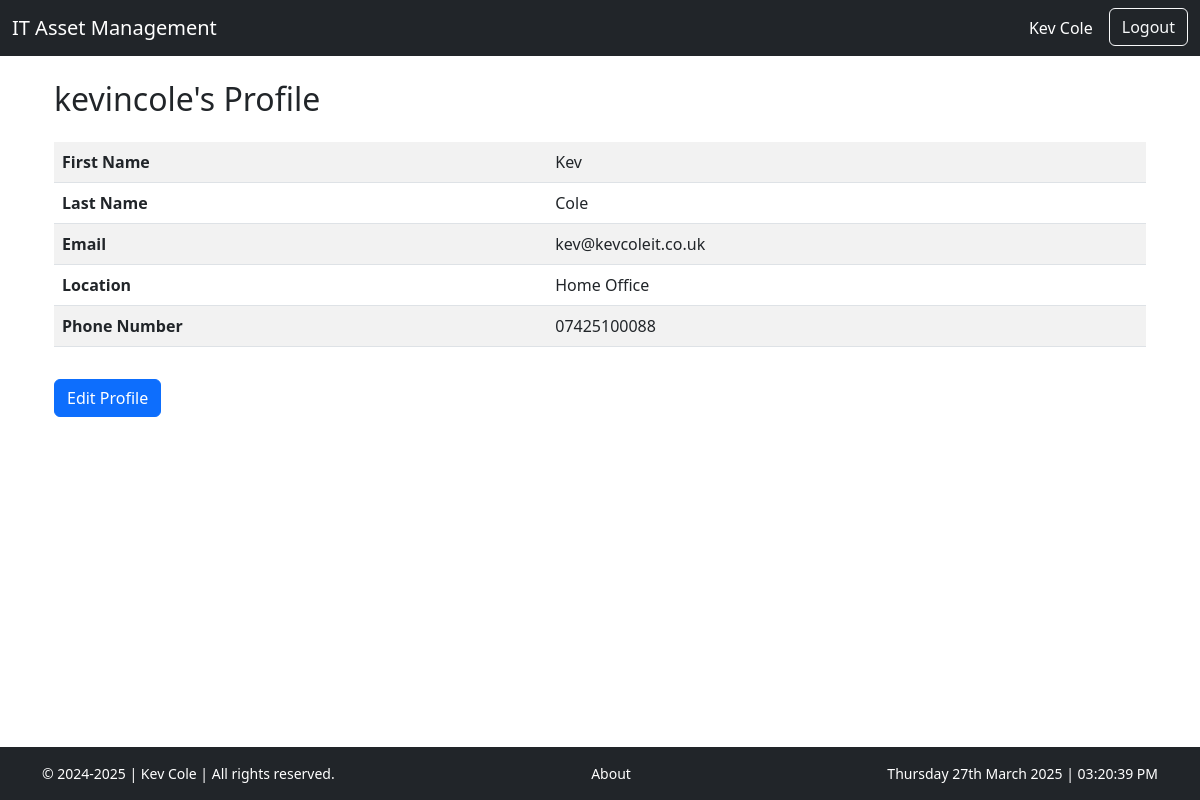
/accounts/profile/ (signed in), run on an earlier commit of the app's database.
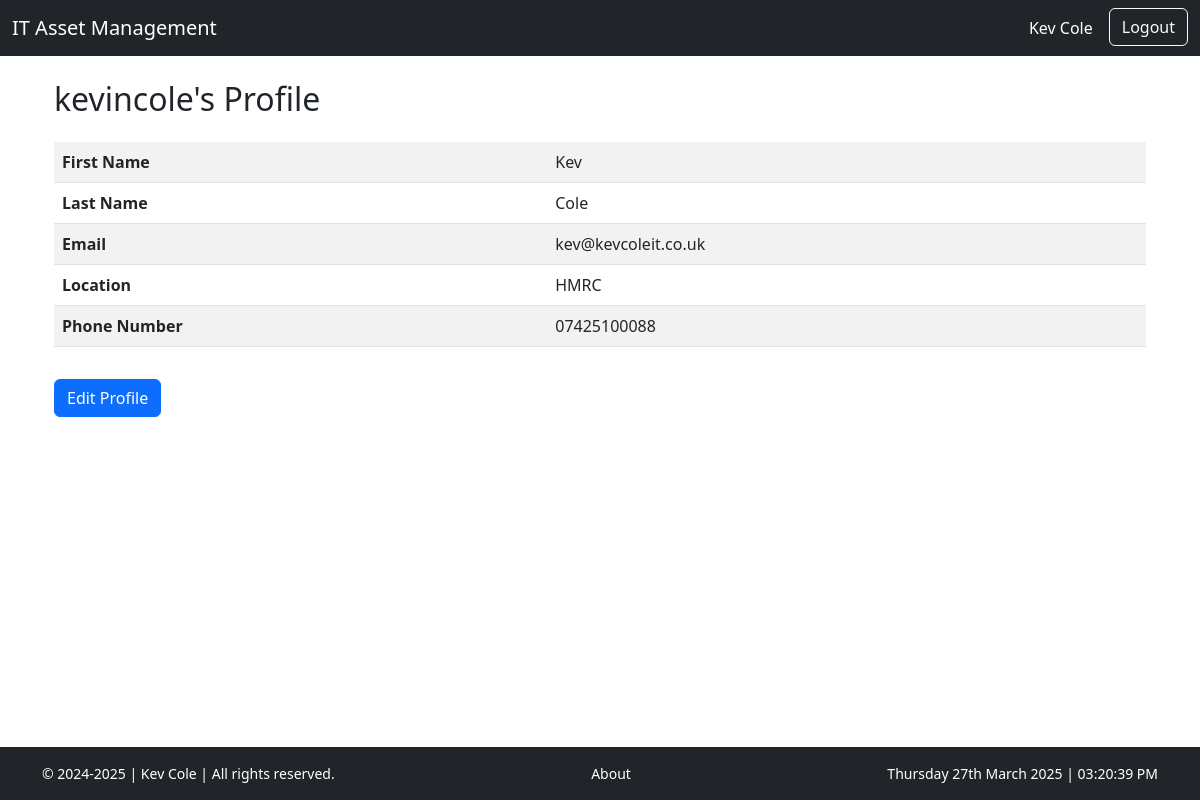
And on a later commit of the database.
### it_asset/models.py (models this page shows, shortened)
class Profile(models.Model):
    user = models.OneToOneField(User, on_delete=models.CASCADE)
    first_name = models.CharField(max_length=30, blank=True)
    last_name = models.CharField(max_length=30, blank=True)
    location = models.CharField(max_length=100, blank=True)
    phone_number = models.CharField(max_length=15, blank=True)

### it_asset/views.py (the view)
# urls.py: path('profile/', views.user_profile, name='profile'),
@login_required
def user_profile(request):
    profile = request.user.profile  # Fetch the user's profile
    return render(request, 'profiles/profile.html', {'profile': profile})

### it_asset/templates/profiles/profile.html (shortened to what this page needs)
{% extends "base.html" %}
{% block content %}
<div class="container mt-4">
    <h2 class="mb-4">{{ user.username }}'s Profile</h2>
    <table class="table table-striped table-hover">
        <tr>
            <th>First Name</th>
            <td>{{ profile.first_name }}</td>
        </tr>
        <tr>
            <th>Last Name</th>
            <td>{{ profile.last_name }}</td>
        </tr>
        <tr>
            <th>Email</th>
            <td>{{ user.email }}</td>
        </tr>
        <tr>
            <th>Location</th>
            <td>{{ profile.location }}</td>
        </tr>
        <tr>
            <th>Phone Number</th>
            <td>{{ profile.phone_number }}</td>
        </tr>
    </table>
    <a href="{% url 'profile_edit' %}" class="btn btn-primary mt-3">Edit Profile</a>
</div>
{% endblock %}

What changed in the data, as far as the page shows it:
changed Profile "Kev": location "Home Office" → "HMRC"
